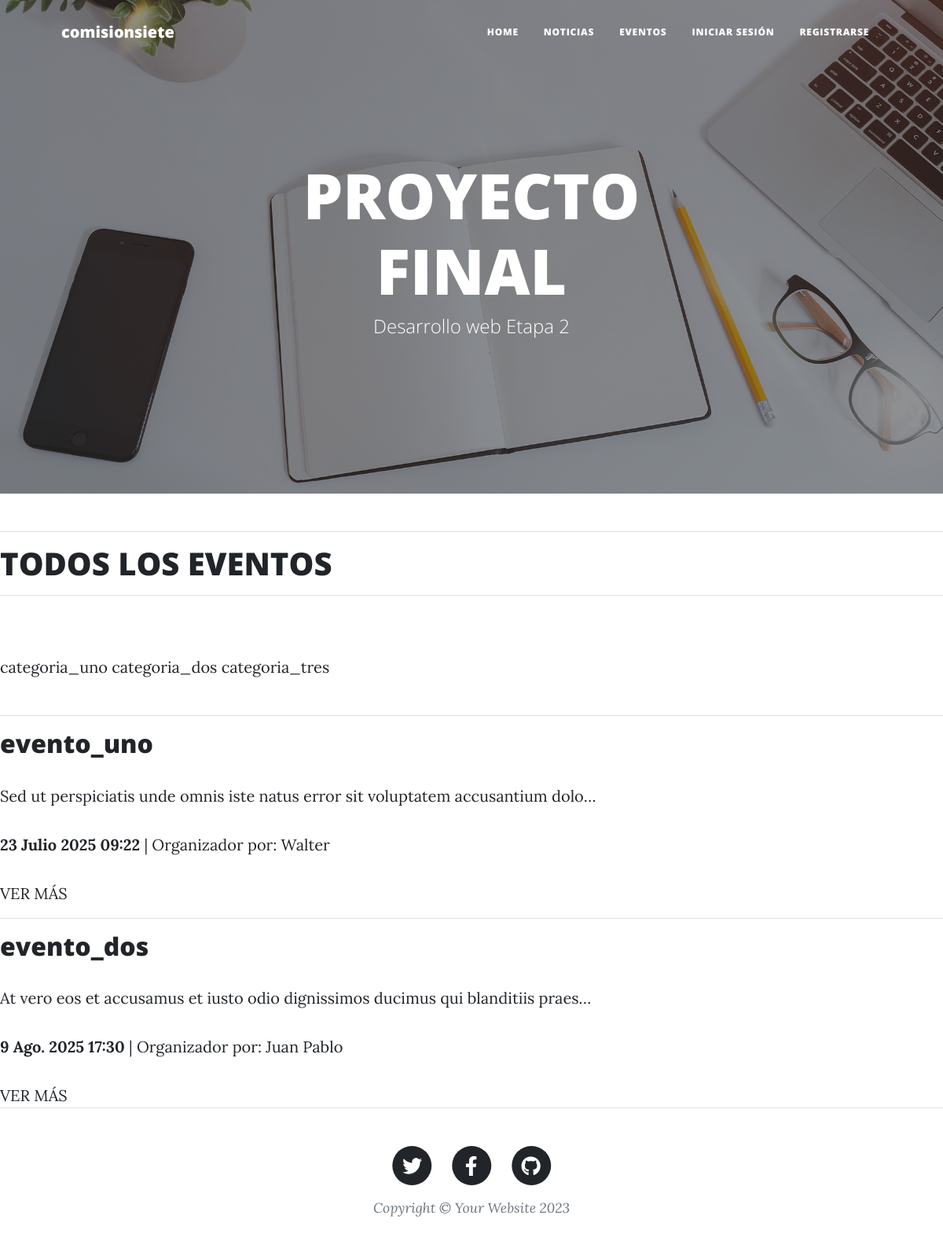
The page /eventos/ on the database its author committed.
### apps/eventos/models.py (models this page shows, shortened)
class Categoria(models.Model):
    categoria_id = models.AutoField(primary_key=True)
    nombre = models.CharField(max_length=50)
    descripcion = models.TextField(null=True, blank=True)

class Evento(models.Model):
    evento_id = models.AutoField(primary_key=True)
    nombre = models.CharField(max_length=50)
    descripcion = models.TextField()
    inicio = models.DateTimeField()
    duracion_en_minutos = models.PositiveIntegerField(help_text="Duración en minutos.")
    organizador = models.ForeignKey(Organizador, on_delete=models.CASCADE)
    categorias = models.ManyToManyField(Categoria)
    imagen = models.ImageField(upload_to='eventos/', blank=True, null=True)

class Organizador(models.Model):
    class TipoOrganizador(models.TextChoices):
        INDIVIDUAL = 'individual'
        EMPRESA = 'empresa'
        INSTITUCION = 'institucion'
    organizador_id = models.AutoField(primary_key=True)
    nombre = models.CharField(max_length=50)
    tipo = models.CharField(
        max_length=11,
        choices=TipoOrganizador.choices,
        default=TipoOrganizador.INDIVIDUAL
    )

### apps/eventos/views.py (the view)
# urls.py: path('', eventos, name="todos_los_eventos"),
def eventos(request):
    eventos = Evento.objects.all()
    categorias = Categoria.objects.all()
    params = request.GET.get("categoria", "").strip()
    if params:
        eventos = eventos.filter(categorias__nombre__icontains=params)
    context = {"eventos": eventos, "categorias": categorias}
    return render(request, "eventos/eventos.html", context)

### templates/eventos/eventos.html (shortened to what this page needs)
{% extends "base.html" %}
{% block contenido %}
    <hr>
    <h1>TODOS LOS EVENTOS</h1>
    <hr>
    <br>
    <br>
    {% for categoria in categorias %}
        <a href="?categoria={{categoria.nombre}}">{{categoria.nombre}}</a>
    {% endfor %}
    <br>
    <br>
    {% for evento in eventos %}
        <hr>
        <h2>{{evento.nombre}}</h2>
        <p>{{evento.descripcion|truncatechars:80 }}</p>
        <p><strong>{{evento.inicio}}</strong> | Organizador por: {{evento.organizador.nombre}}</p>
        <a href="/eventos/{{evento.evento_id}}">VER MÁS</a>
    {% endfor %}
{% endblock contenido %}

### rows shown on the page
Categoria: nombre "categoria_uno"
Categoria: nombre "categoria_dos"
Categoria: nombre "categoria_tres"
Evento: nombre "evento_uno", descripcion "Sed ut perspiciatis unde omnis iste natus error sit voluptatem accusantium dolo…", inicio "23 Julio 2025 09:22", organizador.nombre "Walter"
Evento: nombre "evento_dos", descripcion "At vero eos et accusamus et iusto odio dignissimos ducimus qui blanditiis praes…", inicio "9 Ago. 2025 17:30", organizador.nombre "Juan Pablo"
